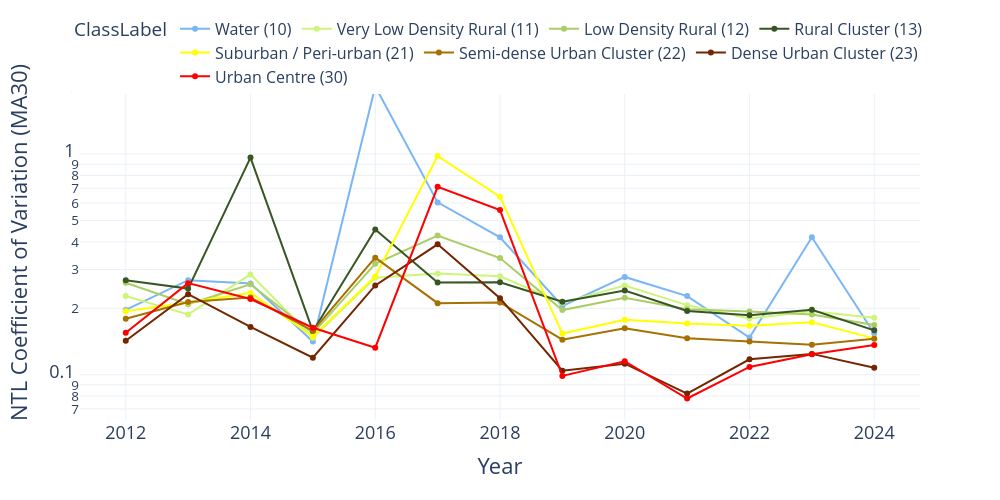
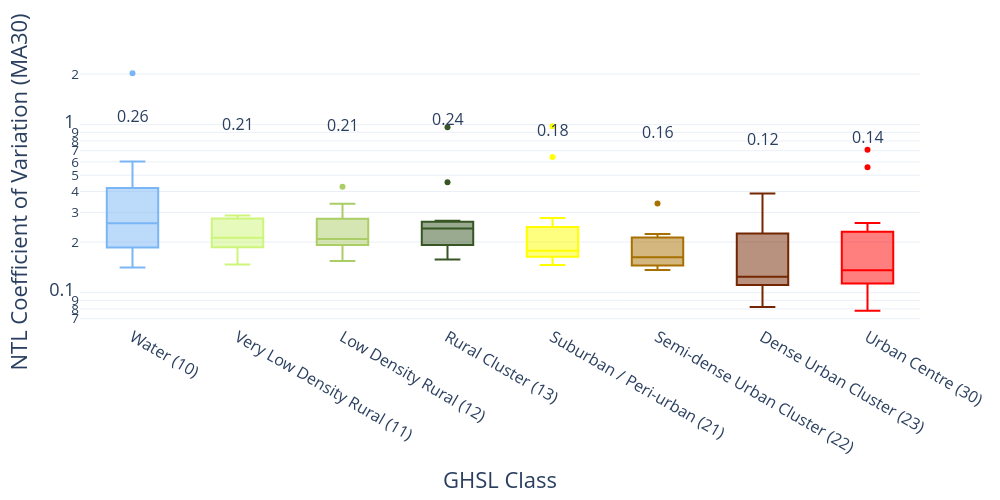

These figures' notebook cell, in order:
### Markdown cell above
## Annual Variability Diagnostics (Settlement-Scale CV)

This cell evaluates inter-annual radiance variability for each GHSL settlement class (2012–2024).

### Metrics

**Annual CV (Coefficient of Variation)**  
$$
CV = \frac{\sigma_{\text{annual}}}{\mu_{\text{annual}}}
$$

where
	•	$\mu_{\text{annual}}$ = annual mean of daily NTL
	•	$\sigma_{\text{annual}}$ = annual standard deviation


Computed using daily NTL_mean values per year and per class.

---

### Outputs

**1. Annual Line Plot**
- Shows year-to-year volatility trends.
- Log-scale highlights cross-class variability differences.
- Urban classes typically exhibit higher radiometric volatility.

**2. CV Distribution (Box Plot)**
- Summarizes long-term variability structure.
- Median CV annotated per class.
- Enables settlement-scale reliability comparison.

These diagnostics quantify structural signal stability across the urban–rural gradient.

### Code cell
# -----------------------------
# 1) 30-day Moving Average
# -----------------------------
df = df.sort_values(["ClassCode", "date"]).copy()

df["NTL_MA30"] = (
    df.groupby("ClassCode")["NTL_mean"]
      .transform(lambda x: x.rolling(30, min_periods=1).mean())
)

# -----------------------------
# 2) Annual CV (MA30-based)
# -----------------------------
annual_cv = (
    df[df["NTL_MA30"] > 0]
    .assign(year=df["date"].dt.year)
    .groupby(["ClassCode", "year"])
    .agg(
        mean_ntl=("NTL_MA30", "mean"),
        std_ntl=("NTL_MA30", "std")
    )
    .reset_index()
)

annual_cv["CV"] = annual_cv["std_ntl"] / annual_cv["mean_ntl"]

# -----------------------------
# 3) Use Existing GHSL_INFO
# -----------------------------
annual_cv["ClassLabel"] = annual_cv["ClassCode"].map(
    lambda x: GHSL_INFO.get(x, {}).get("label", f"Class {x}")
)

color_map = {
    GHSL_INFO[k]["label"]: GHSL_INFO[k]["color"]
    for k in GHSL_INFO
}

ordered_labels = [
    GHSL_INFO[k]["label"]
    for k in sorted(GHSL_INFO.keys(), key=int)
]

# -----------------------------
# 4) Line Plot (Uniform Thesis Scale)
# -----------------------------
fig_line = px.line(
    annual_cv,
    x="year",
    y="CV",
    color="ClassLabel",
    color_discrete_map=color_map,
    category_orders={"ClassLabel": ordered_labels},
)

fig_line.update_traces(mode="lines+markers", line=dict(width=2))

fig_line.update_layout(
    template="plotly_white",
    width=1000,
    height=500,
    legend=dict(
        orientation="h",
        y=1.15,
        x=0.5,
        xanchor="center",
        font=dict(size=16)
    ),
    xaxis=dict(title="Year", title_font=dict(size=22), tickfont=dict(size=18)),
    yaxis=dict(title="NTL Coefficient of Variation (MA30)",
               type="log",
               title_font=dict(size=22),
               tickfont=dict(size=18)),
)

fig_line.show()


# -----------------------------
# 5) Box Plot
# -----------------------------
fig_box = px.box(
    annual_cv,
    x="ClassLabel",
    y="CV",
    color="ClassLabel",
    color_discrete_map=color_map,
    category_orders={"ClassLabel": ordered_labels},
    points="outliers"
)

fig_box.update_layout(
    template="plotly_white",
    width=1000,
    height=500,
    showlegend=False,
    xaxis=dict(title="GHSL Class", title_font=dict(size=22), tickfont=dict(size=16)),
    yaxis=dict(title="NTL Coefficient of Variation (MA30)",
               type="log",
               title_font=dict(size=22),
               tickfont=dict(size=18)),
)

# Median annotations
medians = annual_cv.groupby("ClassLabel")["CV"].median()

for cls, val in medians.items():
    fig_box.add_annotation(
        x=cls,
        y=val,
        text=f"{val:.2f}",
        showarrow=False,
        font=dict(size=16),
        yshift=-35
    )

fig_box.show()

### Figure 1 — Plotly figure (JSON) as saved in the notebook; plotly's stock layout.template omitted (floating-point values rounded to 4 significant figures)
{"data": [{"hovertemplate": "ClassLabel=Water (10)<br>year=%{x}<br>CV=%{y}<extra></extra>", "legendgroup": "Water (10)", "line": {"color": "#7ab6f5", "dash": "solid", "width": 2}, "marker": {"symbol": "circle"}, "mode": "lines+markers", "name": "Water (10)", "orientation": "v", "showlegend": true, "type": "scatter", "x": [2012, 2013, 2014, 2015, 2016, 2017, 2018, 2019, 2020, 2021, 2022, 2023, 2024], "xaxis": "x", "y": [0.1965, 0.2682, 0.2587, 0.1413, 2.024, 0.6038, 0.4191, 0.2048, 0.2774, 0.2271, 0.1474, 0.4196, 0.1536], "yaxis": "y"}, {"hovertemplate": "ClassLabel=Very Low Density Rural (11)<br>year=%{x}<br>CV=%{y}<extra></extra>", "legendgroup": "Very Low Density Rural (11)", "line": {"color": "#cdf57a", "dash": "solid", "width": 2}, "marker": {"symbol": "circle"}, "mode": "lines+markers", "name": "Very Low Density Rural (11)", "orientation": "v", "showlegend": true, "type": "scatter", "x": [2012, 2013, 2014, 2015, 2016, 2017, 2018, 2019, 2020, 2021, 2022, 2023, 2024], "xaxis": "x", "y": [0.2274, 0.1876, 0.2848, 0.147, 0.2752, 0.2877, 0.2794, 0.2119, 0.2538, 0.2066, 0.18, 0.194, 0.1813], "yaxis": "y"}, {"hovertemplate": "ClassLabel=Low Density Rural (12)<br>year=%{x}<br>CV=%{y}<extra></extra>", "legendgroup": "Low Density Rural (12)", "line": {"color": "#abcd66", "dash": "solid", "width": 2}, "marker": {"symbol": "circle"}, "mode": "lines+markers", "name": "Low Density Rural (12)", "orientation": "v", "showlegend": true, "type": "scatter", "x": [2012, 2013, 2014, 2015, 2016, 2017, 2018, 2019, 2020, 2021, 2022, 2023, 2024], "xaxis": "x", "y": [0.2609, 0.2087, 0.2569, 0.1542, 0.3183, 0.4273, 0.3379, 0.1962, 0.2232, 0.1979, 0.1935, 0.1875, 0.1679], "yaxis": "y"}, {"hovertemplate": "ClassLabel=Rural Cluster (13)<br>year=%{x}<br>CV=%{y}<extra></extra>", "legendgroup": "Rural Cluster (13)", "line": {"color": "#375623", "dash": "solid", "width": 2}, "marker": {"symbol": "circle"}, "mode": "lines+markers", "name": "Rural Cluster (13)", "orientation": "v", "showlegend": true, "type": "scatter", "x": [2012, 2013, 2014, 2015, 2016, 2017, 2018, 2019, 2020, 2021, 2022, 2023, 2024], "xaxis": "x", "y": [0.2679, 0.2456, 0.9637, 0.1575, 0.4548, 0.2617, 0.2626, 0.2143, 0.2409, 0.1945, 0.1859, 0.1968, 0.1588], "yaxis": "y"}, {"hovertemplate": "ClassLabel=Suburban / Peri-urban (21)<br>year=%{x}<br>CV=%{y}<extra></extra>", "legendgroup": "Suburban / Peri-urban (21)", "line": {"color": "#ffff00", "dash": "solid", "width": 2}, "marker": {"symbol": "circle"}, "mode": "lines+markers", "name": "Suburban / Peri-urban (21)", "orientation": "v", "showlegend": true, "type": "scatter", "x": [2012, 2013, 2014, 2015, 2016, 2017, 2018, 2019, 2020, 2021, 2022, 2023, 2024], "xaxis": "x", "y": [0.1937, 0.2122, 0.2347, 0.1489, 0.2785, 0.9788, 0.6409, 0.1536, 0.1774, 0.1707, 0.1667, 0.1728, 0.1461], "yaxis": "y"}, {"hovertemplate": "ClassLabel=Semi-dense Urban Cluster (22)<br>year=%{x}<br>CV=%{y}<extra></extra>", "legendgroup": "Semi-dense Urban Cluster (22)", "line": {"color": "#a87000", "dash": "solid", "width": 2}, "marker": {"symbol": "circle"}, "mode": "lines+markers", "name": "Semi-dense Urban Cluster (22)", "orientation": "v", "showlegend": true, "type": "scatter", "x": [2012, 2013, 2014, 2015, 2016, 2017, 2018, 2019, 2020, 2021, 2022, 2023, 2024], "xaxis": "x", "y": [0.1791, 0.2136, 0.2237, 0.158, 0.3393, 0.2109, 0.2126, 0.1441, 0.1623, 0.1463, 0.1413, 0.1366, 0.1454], "yaxis": "y"}, {"hovertemplate": "ClassLabel=Dense Urban Cluster (23)<br>year=%{x}<br>CV=%{y}<extra></extra>", "legendgroup": "Dense Urban Cluster (23)", "line": {"color": "#732600", "dash": "solid", "width": 2}, "marker": {"symbol": "circle"}, "mode": "lines+markers", "name": "Dense Urban Cluster (23)", "orientation": "v", "showlegend": true, "type": "scatter", "x": [2012, 2013, 2014, 2015, 2016, 2017, 2018, 2019, 2020, 2021, 2022, 2023, 2024], "xaxis": "x", "y": [0.1425, 0.2317, 0.1647, 0.1194, 0.2538, 0.3897, 0.2223, 0.1043, 0.1121, 0.0821, 0.1174, 0.1243, 0.1075], "yaxis": "y"}, {"hovertemplate": "ClassLabel=Urban Centre (30)<br>year=%{x}<br>CV=%{y}<extra></extra>", "legendgroup": "Urban Centre (30)", "line": {"color": "#ff0000", "dash": "solid", "width": 2}, "marker": {"symbol": "circle"}, "mode": "lines+markers", "name": "Urban Centre (30)", "orientation": "v", "showlegend": true, "type": "scatter", "x": [2012, 2013, 2014, 2015, 2016, 2017, 2018, 2019, 2020, 2021, 2022, 2023, 2024], "xaxis": "x", "y": [0.1548, 0.26, 0.2202, 0.1632, 0.1325, 0.7099, 0.5573, 0.09871, 0.1151, 0.078, 0.1084, 0.1237, 0.1362], "yaxis": "y"}], "layout": {"height": 500, "legend": {"font": {"size": 16}, "orientation": "h", "title": {"text": "ClassLabel"}, "tracegroupgap": 0, "x": 0.5, "xanchor": "center", "y": 1.15}, "margin": {"t": 60}, "width": 1000, "xaxis": {"anchor": "y", "domain": [0, 1], "tickfont": {"size": 18}, "title": {"font": {"size": 22}, "text": "Year"}}, "yaxis": {"anchor": "x", "domain": [0, 1], "tickfont": {"size": 18}, "title": {"font": {"size": 22}, "text": "NTL Coefficient of Variation (MA30)"}, "type": "log"}}}

### Figure 2 — Plotly figure (JSON) as saved in the notebook; plotly's stock layout.template omitted (floating-point values rounded to 4 significant figures)
{"data": [{"alignmentgroup": "True", "boxpoints": "outliers", "hovertemplate": "ClassLabel=%{x}<br>CV=%{y}<extra></extra>", "legendgroup": "Water (10)", "marker": {"color": "#7ab6f5"}, "name": "Water (10)", "notched": false, "offsetgroup": "Water (10)", "orientation": "v", "showlegend": true, "type": "box", "x": ["Water (10)", "Water (10)", "Water (10)", "Water (10)", "Water (10)", "Water (10)", "Water (10)", "Water (10)", "Water (10)", "Water (10)", "Water (10)", "Water (10)", "Water (10)"], "x0": " ", "xaxis": "x", "y": [0.1965, 0.2682, 0.2587, 0.1413, 2.024, 0.6038, 0.4191, 0.2048, 0.2774, 0.2271, 0.1474, 0.4196, 0.1536], "y0": " ", "yaxis": "y"}, {"alignmentgroup": "True", "boxpoints": "outliers", "hovertemplate": "ClassLabel=%{x}<br>CV=%{y}<extra></extra>", "legendgroup": "Very Low Density Rural (11)", "marker": {"color": "#cdf57a"}, "name": "Very Low Density Rural (11)", "notched": false, "offsetgroup": "Very Low Density Rural (11)", "orientation": "v", "showlegend": true, "type": "box", "x": ["Very Low Density Rural (11)", "Very Low Density Rural (11)", "Very Low Density Rural (11)", "Very Low Density Rural (11)", "Very Low Density Rural (11)", "Very Low Density Rural (11)", "Very Low Density Rural (11)", "Very Low Density Rural (11)", "Very Low Density Rural (11)", "Very Low Density Rural (11)", "Very Low Density Rural (11)", "Very Low Density Rural (11)", "Very Low Density Rural (11)"], "x0": " ", "xaxis": "x", "y": [0.2274, 0.1876, 0.2848, 0.147, 0.2752, 0.2877, 0.2794, 0.2119, 0.2538, 0.2066, 0.18, 0.194, 0.1813], "y0": " ", "yaxis": "y"}, {"alignmentgroup": "True", "boxpoints": "outliers", "hovertemplate": "ClassLabel=%{x}<br>CV=%{y}<extra></extra>", "legendgroup": "Low Density Rural (12)", "marker": {"color": "#abcd66"}, "name": "Low Density Rural (12)", "notched": false, "offsetgroup": "Low Density Rural (12)", "orientation": "v", "showlegend": true, "type": "box", "x": ["Low Density Rural (12)", "Low Density Rural (12)", "Low Density Rural (12)", "Low Density Rural (12)", "Low Density Rural (12)", "Low Density Rural (12)", "Low Density Rural (12)", "Low Density Rural (12)", "Low Density Rural (12)", "Low Density Rural (12)", "Low Density Rural (12)", "Low Density Rural (12)", "Low Density Rural (12)"], "x0": " ", "xaxis": "x", "y": [0.2609, 0.2087, 0.2569, 0.1542, 0.3183, 0.4273, 0.3379, 0.1962, 0.2232, 0.1979, 0.1935, 0.1875, 0.1679], "y0": " ", "yaxis": "y"}, {"alignmentgroup": "True", "boxpoints": "outliers", "hovertemplate": "ClassLabel=%{x}<br>CV=%{y}<extra></extra>", "legendgroup": "Rural Cluster (13)", "marker": {"color": "#375623"}, "name": "Rural Cluster (13)", "notched": false, "offsetgroup": "Rural Cluster (13)", "orientation": "v", "showlegend": true, "type": "box", "x": ["Rural Cluster (13)", "Rural Cluster (13)", "Rural Cluster (13)", "Rural Cluster (13)", "Rural Cluster (13)", "Rural Cluster (13)", "Rural Cluster (13)", "Rural Cluster (13)", "Rural Cluster (13)", "Rural Cluster (13)", "Rural Cluster (13)", "Rural Cluster (13)", "Rural Cluster (13)"], "x0": " ", "xaxis": "x", "y": [0.2679, 0.2456, 0.9637, 0.1575, 0.4548, 0.2617, 0.2626, 0.2143, 0.2409, 0.1945, 0.1859, 0.1968, 0.1588], "y0": " ", "yaxis": "y"}, {"alignmentgroup": "True", "boxpoints": "outliers", "hovertemplate": "ClassLabel=%{x}<br>CV=%{y}<extra></extra>", "legendgroup": "Suburban / Peri-urban (21)", "marker": {"color": "#ffff00"}, "name": "Suburban / Peri-urban (21)", "notched": false, "offsetgroup": "Suburban / Peri-urban (21)", "orientation": "v", "showlegend": true, "type": "box", "x": ["Suburban / Peri-urban (21)", "Suburban / Peri-urban (21)", "Suburban / Peri-urban (21)", "Suburban / Peri-urban (21)", "Suburban / Peri-urban (21)", "Suburban / Peri-urban (21)", "Suburban / Peri-urban (21)", "Suburban / Peri-urban (21)", "Suburban / Peri-urban (21)", "Suburban / Peri-urban (21)", "Suburban / Peri-urban (21)", "Suburban / Peri-urban (21)", "Suburban / Peri-urban (21)"], "x0": " ", "xaxis": "x", "y": [0.1937, 0.2122, 0.2347, 0.1489, 0.2785, 0.9788, 0.6409, 0.1536, 0.1774, 0.1707, 0.1667, 0.1728, 0.1461], "y0": " ", "yaxis": "y"}, {"alignmentgroup": "True", "boxpoints": "outliers", "hovertemplate": "ClassLabel=%{x}<br>CV=%{y}<extra></extra>", "legendgroup": "Semi-dense Urban Cluster (22)", "marker": {"color": "#a87000"}, "name": "Semi-dense Urban Cluster (22)", "notched": false, "offsetgroup": "Semi-dense Urban Cluster (22)", "orientation": "v", "showlegend": true, "type": "box", "x": ["Semi-dense Urban Cluster (22)", "Semi-dense Urban Cluster (22)", "Semi-dense Urban Cluster (22)", "Semi-dense Urban Cluster (22)", "Semi-dense Urban Cluster (22)", "Semi-dense Urban Cluster (22)", "Semi-dense Urban Cluster (22)", "Semi-dense Urban Cluster (22)", "Semi-dense Urban Cluster (22)", "Semi-dense Urban Cluster (22)", "Semi-dense Urban Cluster (22)", "Semi-dense Urban Cluster (22)", "Semi-dense Urban Cluster (22)"], "x0": " ", "xaxis": "x", "y": [0.1791, 0.2136, 0.2237, 0.158, 0.3393, 0.2109, 0.2126, 0.1441, 0.1623, 0.1463, 0.1413, 0.1366, 0.1454], "y0": " ", "yaxis": "y"}, {"alignmentgroup": "True", "boxpoints": "outliers", "hovertemplate": "ClassLabel=%{x}<br>CV=%{y}<extra></extra>", "legendgroup": "Dense Urban Cluster (23)", "marker": {"color": "#732600"}, "name": "Dense Urban Cluster (23)", "notched": false, "offsetgroup": "Dense Urban Cluster (23)", "orientation": "v", "showlegend": true, "type": "box", "x": ["Dense Urban Cluster (23)", "Dense Urban Cluster (23)", "Dense Urban Cluster (23)", "Dense Urban Cluster (23)", "Dense Urban Cluster (23)", "Dense Urban Cluster (23)", "Dense Urban Cluster (23)", "Dense Urban Cluster (23)", "Dense Urban Cluster (23)", "Dense Urban Cluster (23)", "Dense Urban Cluster (23)", "Dense Urban Cluster (23)", "Dense Urban Cluster (23)"], "x0": " ", "xaxis": "x", "y": [0.1425, 0.2317, 0.1647, 0.1194, 0.2538, 0.3897, 0.2223, 0.1043, 0.1121, 0.0821, 0.1174, 0.1243, 0.1075], "y0": " ", "yaxis": "y"}, {"alignmentgroup": "True", "boxpoints": "outliers", "hovertemplate": "ClassLabel=%{x}<br>CV=%{y}<extra></extra>", "legendgroup": "Urban Centre (30)", "marker": {"color": "#ff0000"}, "name": "Urban Centre (30)", "notched": false, "offsetgroup": "Urban Centre (30)", "orientation": "v", "showlegend": true, "type": "box", "x": ["Urban Centre (30)", "Urban Centre (30)", "Urban Centre (30)", "Urban Centre (30)", "Urban Centre (30)", "Urban Centre (30)", "Urban Centre (30)", "Urban Centre (30)", "Urban Centre (30)", "Urban Centre (30)", "Urban Centre (30)", "Urban Centre (30)", "Urban Centre (30)"], "x0": " ", "xaxis": "x", "y": [0.1548, 0.26, 0.2202, 0.1632, 0.1325, 0.7099, 0.5573, 0.09871, 0.1151, 0.078, 0.1084, 0.1237, 0.1362], "y0": " ", "yaxis": "y"}], "layout": {"annotations": [{"font": {"size": 16}, "showarrow": false, "text": "0.12", "x": "Dense Urban Cluster (23)", "y": 0.1243, "yshift": -35}, {"font": {"size": 16}, "showarrow": false, "text": "0.21", "x": "Low Density Rural (12)", "y": 0.2087, "yshift": -35}, {"font": {"size": 16}, "showarrow": false, "text": "0.24", "x": "Rural Cluster (13)", "y": 0.2409, "yshift": -35}, {"font": {"size": 16}, "showarrow": false, "text": "0.16", "x": "Semi-dense Urban Cluster (22)", "y": 0.1623, "yshift": -35}, {"font": {"size": 16}, "showarrow": false, "text": "0.18", "x": "Suburban / Peri-urban (21)", "y": 0.1774, "yshift": -35}, {"font": {"size": 16}, "showarrow": false, "text": "0.14", "x": "Urban Centre (30)", "y": 0.1362, "yshift": -35}, {"font": {"size": 16}, "showarrow": false, "text": "0.21", "x": "Very Low Density Rural (11)", "y": 0.2119, "yshift": -35}, {"font": {"size": 16}, "showarrow": false, "text": "0.26", "x": "Water (10)", "y": 0.2587, "yshift": -35}], "boxmode": "overlay", "height": 500, "legend": {"title": {"text": "ClassLabel"}, "tracegroupgap": 0}, "margin": {"t": 60}, "showlegend": false, "width": 1000, "xaxis": {"anchor": "y", "categoryarray": ["Water (10)", "Very Low Density Rural (11)", "Low Density Rural (12)", "Rural Cluster (13)", "Suburban / Peri-urban (21)", "Semi-dense Urban Cluster (22)", "Dense Urban Cluster (23)", "Urban Centre (30)"], "categoryorder": "array", "domain": [0, 1], "tickfont": {"size": 16}, "title": {"font": {"size": 22}, "text": "GHSL Class"}}, "yaxis": {"anchor": "x", "domain": [0, 1], "tickfont": {"size": 18}, "title": {"font": {"size": 22}, "text": "NTL Coefficient of Variation (MA30)"}, "type": "log"}}}
